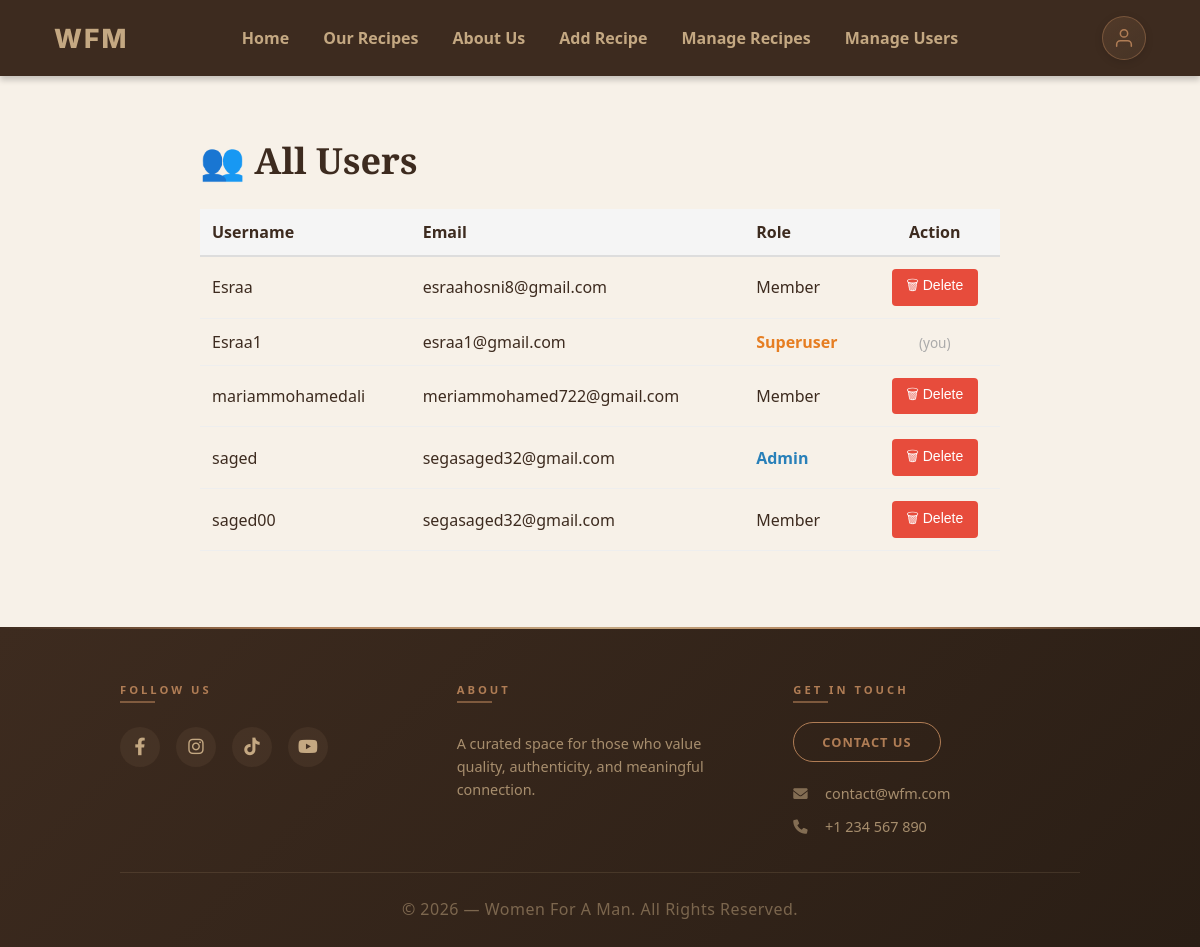
Screenshot of /users/ (signed in) with the database file from the repository.
### main/models.py (models this page shows, shortened)
class User(AbstractUser):
    profile_picture = models.ImageField(
        upload_to='profiles/',
        blank=True,
        null=True
    )
    bio = models.TextField(blank=True, null=True)
    groups = models.ManyToManyField(
        'auth.Group',
        related_name='main_user_set',
        blank=True
    )
    user_permissions = models.ManyToManyField(
        'auth.Permission',
        related_name='main_user_set',
        blank=True
    )

### main/views.py (the view)
# urls.py: path('users/', views.users_list, name='users_list'),
@user_passes_test(lambda u: u.is_staff)
def users_list(request):
    from .models import User as AppUser
    users = AppUser.objects.all().order_by('username')
    return render(request, 'main/users_list.html', {'users': users})

### main/templates/main/users_list.html (shortened to what this page needs)
{% extends 'main/base.html' %}
{% block content %}
<div class="container" style="max-width:800px;margin:2rem auto;padding:1rem;">
    <h2 style="margin-bottom:1.5rem;">👥 All Users</h2>
    <table style="width:100%;border-collapse:collapse;">
      <thead>
        <tr style="background:#f5f5f5;">
          <th style="padding:.75rem;text-align:left;border-bottom:2px solid #ddd;">Username</th>
          <th style="padding:.75rem;text-align:left;border-bottom:2px solid #ddd;">Email</th>
          <th style="padding:.75rem;text-align:left;border-bottom:2px solid #ddd;">Role</th>
          <th style="padding:.75rem;text-align:center;border-bottom:2px solid #ddd;">Action</th>
        </tr>
      </thead>
      <tbody>
        {% for u in users %}
        <tr style="border-bottom:1px solid #eee;">
          <td style="padding:.75rem;">{{ u.username }}</td>
          <td style="padding:.75rem;">{{ u.email }}</td>
          <td style="padding:.75rem;">
            {% if u.is_superuser %}
              <span style="color:#e67e22;font-weight:600;">Superuser</span>
            {% elif u.is_staff %}
              <span style="color:#2980b9;font-weight:600;">Admin</span>
            {% else %}
              Member
            {% endif %}
          </td>
          <td style="padding:.75rem;text-align:center;">
            {% if u.username != request.user.username %}
              <form method="post" action="{% url 'delete_user' u.id %}"
                    onsubmit="return confirm('Delete {{ u.username }}?');" style="margin:0;">
                <button type="submit"
                  style="background:#e74c3c;color:#fff;border:none;padding:.4rem .9rem;border-radius:4px;cursor:pointer;">
                  🗑 Delete
                </button>
              </form>
            {% else %}
              <span style="color:#aaa;font-size:.85rem;">(you)</span>
            {% endif %}
          </td>
        </tr>
        {% empty %}
        <tr><td colspan="4" style="padding:1rem;text-align:center;">No users found.</td></tr>
        {% endfor %}
      </tbody>
    </table>
</div>
{% endblock %}

### main/templates/main/base.html (shortened to what this page needs)
{% load static %}
<!DOCTYPE html>
<html lang="en">
<head>
  <link rel="stylesheet" href="{% static 'main/css/root.css' %}">
  <link rel="stylesheet" href="{% static 'main/css/navbar.css' %}">
  <link rel="stylesheet" href="https://cdnjs.cloudflare.com/ajax/libs/font-awesome/6.0.0/css/all.min.css">
</head>
<body class="{% block body_class %}{% endblock %}">
  <header>
    <nav id="main-nav">
      <div class="nav-left">
        <a href="{% url 'home' %}" class="nav-brand-lockup" aria-label="WFM Home">
          <span class="nav-brand-wfm">WFM</span>
        </a>
      </div>
      <div class="nav-center">
        <a href="{% url 'home' %}">Home</a>
        <a href="{% url 'our_recipes' %}">Our Recipes</a>
        <a href="{% url 'about' %}">About Us</a>
        {% if user.is_authenticated %}
          <a href="{% url 'add_recipe' %}">Add Recipe</a>
        {% endif %}
        {% if user.is_staff %}
          <a href="{% url 'admin_recipes' %}">Manage Recipes</a>
          <a href="{% url 'users_list' %}">Manage Users</a>
        {% endif %}
      </div>
      <div class="nav-right">
        <div class="nav-profile">
          <a class="nav-profile-btn" href="#" aria-haspopup="true" aria-expanded="false" aria-label="Account menu"
            onclick="toggleDropdown(event)">
            <svg xmlns="http://www.w3.org/2000/svg" width="22" height="22" viewBox="0 0 24 24" fill="none"
              stroke="currentColor" stroke-width="1.65" stroke-linecap="round" stroke-linejoin="round"
              aria-hidden="true">
              <path d="M20 21v-2a4 4 0 0 0-4-4H8a4 4 0 0 0-4 4v2" />
              <circle cx="12" cy="7" r="4" />
            </svg>
          </a>
        </div>
      </div>
    </nav>
  </header>
  {% block content %}{% endblock %}
  <footer>
    <div class="footer-inner">
      <div class="footer-grid">
        <div class="footer-col">
          <h4>FOLLOW US</h4>
          <div class="social-links">
            <a href="#" aria-label="Facebook"><i class="fab fa-facebook-f"></i></a>
            <a href="#" aria-label="Instagram"><i class="fab fa-instagram"></i></a>
            <a href="#" aria-label="TikTok"><i class="fab fa-tiktok"></i></a>
            <a href="#" aria-label="YouTube"><i class="fab fa-youtube"></i></a>
          </div>
        </div>
        <div class="footer-col">
          <h4>ABOUT</h4>
          <p class="about-description">A curated space for those who value quality, authenticity, and meaningful connection.</p>
        </div>
        <div class="footer-col">
          <h4>GET IN TOUCH</h4>
          <a href="{% url 'contact' %}" class="contact-pill-modern">Contact Us</a>
          <p><i class="fas fa-envelope"></i> contact@wfm.com</p>
          <p><i class="fas fa-phone"></i> +1 234 567 890</p>
        </div>
      </div>
      <div class="copyright">
        <p>© 2026 — Women For A Man. All Rights Reserved.</p>
      </div>
    </div>
  </footer>
  {% load static %}
</body>
</html>

### main/static/main/css/root.css (style rules this page uses)
:root { --parchment: #F7F1E8; --linen: #E8DDD0; --walnut: #3D2B1F; --clay: #B07D55; --sand: #C4A882; --sage: #8FA68E; --h2-size: 36px; --h3-size: 22px; --p-size: 16px; --tag-size: 12px; --button-size: 14px; --footer-size: 13px; --profile-gradient: linear-gradient(135deg, #3D2B1F 0%, #B07D55 60%, #C4A882 100%); --glass-bg: rgba(255, 255, 255, 0.72); --glass-border: rgba(255, 255, 255, 0.55); --glass-shadow: 0 8px 40px rgba(61, 43, 31, 0.13); --card-radius: 28px; --transition: 0.3s cubic-bezier(0.4, 0, 0.2, 1); }
body { background-color: var(--parchment); color: var(--walnut); font-family: 'Segoe UI', Tahoma, Geneva, Verdana, sans-serif; margin: 0; padding: 0; padding-top: 58px; }
h2 { font-family: 'Playfair Display', serif; color: var(--walnut); font-size: var(--h2-size); margin-bottom: 15px; }
p { color: var(--sand); font-size: var(--p-size); line-height: 1.6; }
button { background-color: var(--clay); color: white; font-size: var(--button-size); border: none; padding: 10px 20px; border-radius: 20px; cursor: pointer; transition: background-color 0.2s ease; }
footer { background: linear-gradient(135deg, var(--walnut) 0%, #2a1e15 100%); color: var(--sand); padding: 40px 10% 24px; position: relative; margin-top: 60px; }
footer::before { content: ''; position: absolute; top: 0; left: 0; right: 0; height: 2px; background: linear-gradient(90deg, transparent, var(--clay), var(--sand), var(--clay), transparent); }
.footer-inner { max-width: 1200px; margin: 0 auto; position: relative; z-index: 1; }
.footer-grid { display: grid; grid-template-columns: repeat(3, 1fr); gap: 50px; padding-bottom: 24px; border-bottom: 1px solid rgba(196, 168, 130, 0.15); margin-bottom: 24px; }
.footer-col h4 { font-size: 0.7rem; letter-spacing: 3px; color: var(--clay); margin-bottom: 25px; text-transform: uppercase; font-weight: 600; position: relative; display: inline-block; }
.footer-col h4::after { content: ''; position: absolute; bottom: -6px; left: 0; width: 35px; height: 1.5px; background: var(--clay); opacity: 0.6; transition: width 0.4s ease-out; }
.about-description { color: var(--sand); font-size: 0.85rem; line-height: 1.6; opacity: 0.8; margin-bottom: 0; }
.footer-col p { color: var(--sand); font-size: 0.9rem; margin: 10px 0; line-height: 1.6; opacity: 0.8; transition: opacity 0.25s ease, transform 0.25s ease; }
.footer-col p i { width: 28px; display: inline-block; font-size: 0.9rem; opacity: 0.7; transition: opacity 0.25s ease; }
.social-links { display: flex; gap: 16px; margin-top: 5px; flex-wrap: wrap; }
.social-links a { display: inline-flex; align-items: center; justify-content: center; width: 40px; height: 40px; background: rgba(196, 168, 130, 0.08); color: var(--sand); font-size: 1.1rem; border-radius: 50%; transition: all 0.25s ease-out; text-decoration: none; }
.contact-pill-modern { display: flex; width: fit-content; padding: 10px 28px; background: transparent; border: 1.5px solid var(--clay); color: var(--clay); text-decoration: none; border-radius: 50px; font-size: 0.8rem; font-weight: 600; text-transform: uppercase; letter-spacing: 1px; transition: all 0.25s ease-out; margin-bottom: 20px; }
.copyright { text-align: center; font-size: 0.75rem; opacity: 0.5; letter-spacing: 0.5px; }
.copyright p { margin: 0; transition: opacity 0.25s ease; }
.footer-col { animation: fadeInUp 0.5s ease-out backwards; }
.footer-col:nth-child(1) { animation-delay: 0.05s; }
.footer-col:nth-child(2) { animation-delay: 0.1s; }
.footer-col:nth-child(3) { animation-delay: 0.15s; }
header { position: fixed; top: 0; left: 0; width: 100%; background-color: var(--walnut); z-index: 1000; padding: 4px 30px; box-sizing: border-box; display: flex; justify-content: space-between; align-items: center; box-shadow: 0 4px 6px rgba(0, 0, 0, 0.2); }
#main-nav { display: flex; align-items: center; gap: 20px; }
#main-nav a, #main-nav span { color: var(--sand); text-decoration: none; font-weight: bold; font-size: 16px; transition: color 0.2s ease; cursor: pointer; }

### rows the page displays
User: username "Esraa", email "esraahosni8@gmail.com", is_superuser "Member"
User: username "Esraa1", email "esraa1@gmail.com", is_superuser "Superuser", shows "(you)"
User: username "mariammohamedali", email "meriammohamed722@gmail.com", is_superuser "Member"
User: username "saged", email "segasaged32@gmail.com", is_superuser "Admin"
User: username "saged00", email "segasaged32@gmail.com", is_superuser "Member"
